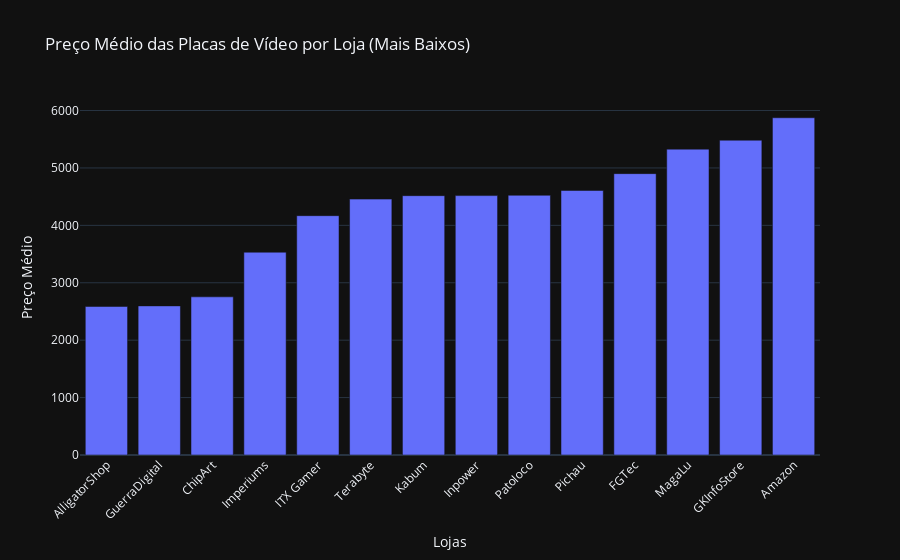

The cell this chart's notebook holds for it:
### Markdown cell above
## 6. Quais são as lojas que oferecem os preços mais baixos para as placas de vídeo?

### Code cell
media_precos_loja = df.groupby('Loja')['ValorAV'].mean()
media_precos_loja = media_precos_loja.sort_values()

fig = go.Figure(data=go.Bar(x=media_precos_loja.index, y=media_precos_loja.values))

fig.update_layout(
title='Preço Médio das Placas de Vídeo por Loja (Mais Baixos)',
    xaxis_title='Lojas',
    yaxis_title='Preço Médio',
    xaxis_tickangle=-45,
    template='plotly_dark'
)

fig.show()

### Figure 1 — Plotly figure (JSON) as saved in the notebook; plotly's stock layout.template omitted (floating-point values rounded to 4 significant figures)
{"data": [{"type": "bar", "x": ["AlligatorShop", "GuerraDigital", "ChipArt", "Imperiums", "ITX Gamer", "Terabyte", "Kabum", "Inpower", "Patoloco", "Pichau", "FGTec", "MagaLu", "GKInfoStore", "Amazon"], "y": [2588.0, 2597.0, 2755.0, 3532.0, 4169.0, 4457.0, 4517.0, 4518.0, 4524.0, 4608.0, 4901.0, 5328.0, 5483.0, 5874.0]}], "layout": {"title": {"text": "Preço Médio das Placas de Vídeo por Loja (Mais Baixos)"}, "xaxis": {"tickangle": -45, "title": {"text": "Lojas"}}, "yaxis": {"title": {"text": "Preço Médio"}}}}
